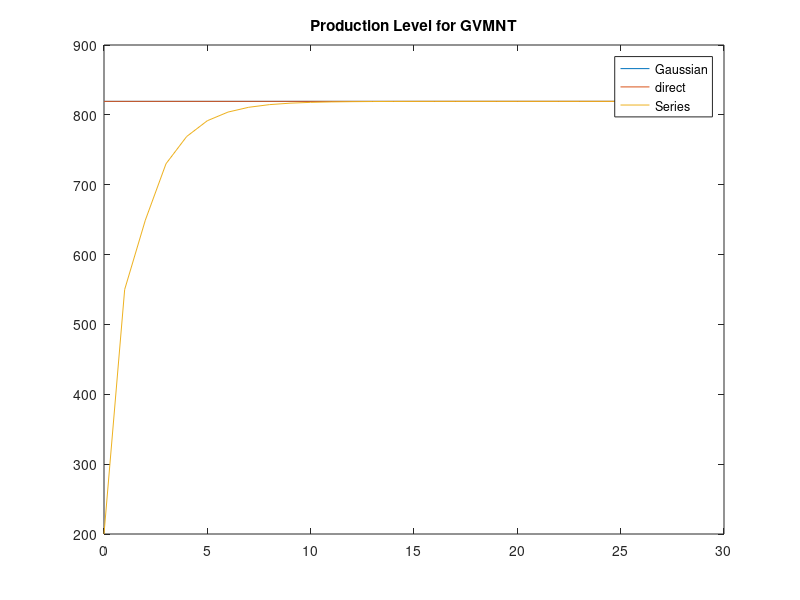
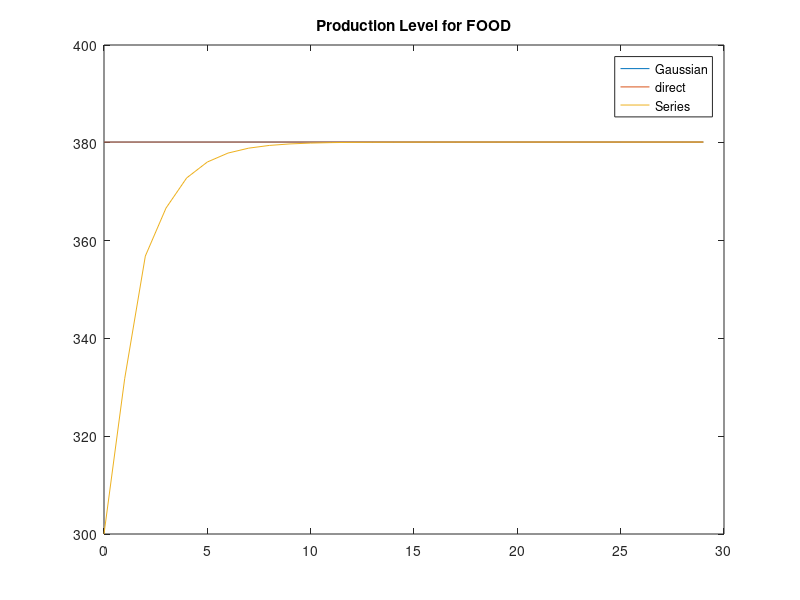
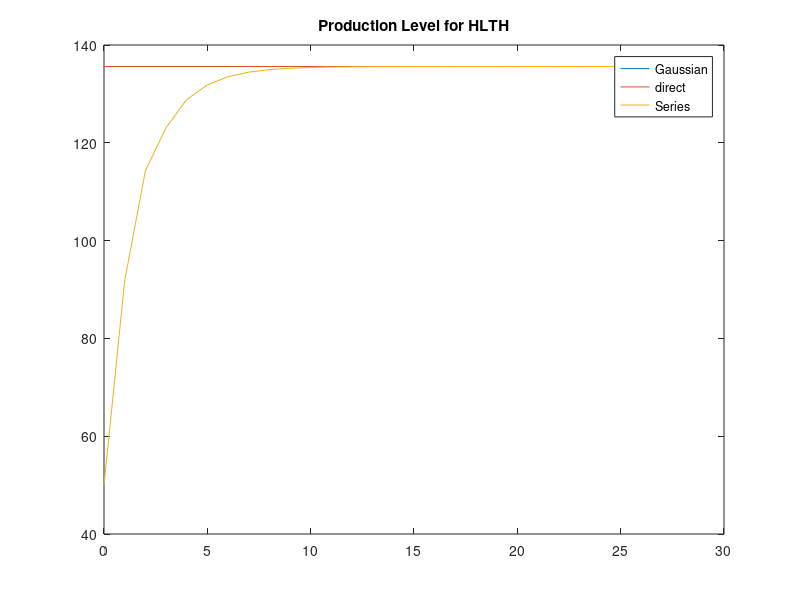
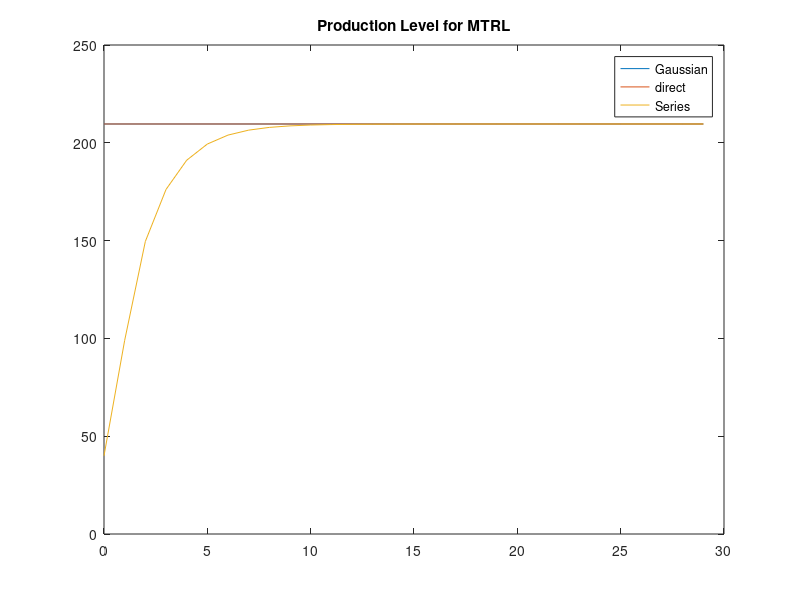

Reproduce these figures in MATLAB, in order.
A=[0        1       0.1     1         0.05;
   0.05     0.05    0.1     0.0125    0.0125;
   0.05     0.1     0       0.0125    0.0125;
   0.05     0.05    0.3       0.1       0.15;
   0.05     0.15    0.2     0.3       0.1];

D=[200;300;50;40;100];

I=eye(5);
ab=eig(A);
invDirect=(I-A)^-1;
invSeries=cell(30,1);
invSeries{1}=I

for i=1:29
    invSeries{i+1}=invSeries{i}+A^i;
end

Xgaussian=linsolve(I-A,D)

Xdirect=invDirect*D

Xseries=cell(30,1);
for i= 1:30
Xseries{i}=invSeries{i}*D;
end

X1=zeros(30,1);
for i= 1:30
X1(i)=Xseries{i}(1);
end

X2=zeros(30,1);
for i= 1:30
X2(i)=Xseries{i}(2);
end

X3=zeros(30,1);
for i= 1:30
X3(i)=Xseries{i}(3);
end

X4=zeros(30,1);
for i= 1:30
X4(i)=Xseries{i}(4);
end

X5=zeros(30,1);
for i= 1:30
X5(i)=Xseries{i}(5);
end

% plot for the relative prices
iteration=0:1:29;

figure(1)

plot([0 29],[Xgaussian(1) Xgaussian(1)])
hold on
plot([0 29],[Xdirect(1) Xdirect(1)])
hold on
plot(iteration,X1(iteration+1))
legend('Gaussian','direct','Series')
title('Production Level for GVMNT')

figure(2)

plot([0 29],[Xgaussian(2) Xgaussian(2)])
hold on
plot([0 29],[Xdirect(2) Xdirect(2)])
hold on
plot(iteration,X2(iteration+1))
legend('Gaussian','direct','Series')
title('Production Level for FOOD')

figure(3)

plot([0 29],[Xgaussian(3) Xgaussian(3)])
hold on
plot([0 29],[Xdirect(3) Xdirect(3)])
hold on
plot(iteration,X3(iteration+1))
legend('Gaussian','direct','Series')
title('Production Level for HLTH')

figure(4)

plot([0 29],[Xgaussian(4) Xgaussian(4)])
hold on
plot([0 29],[Xdirect(4) Xdirect(4)])
hold on
plot(iteration,X4(iteration+1))
legend('Gaussian','direct','Series')
title('Production Level for MTRL')

figure(5)

plot([0 29],[Xgaussian(5) Xgaussian(5)])
hold on
plot([0 29],[Xdirect(5) Xdirect(5)])
hold on
plot(iteration,X5(iteration+1))
legend('Gaussian','direct','Series')
title('Production Level for TECH')
